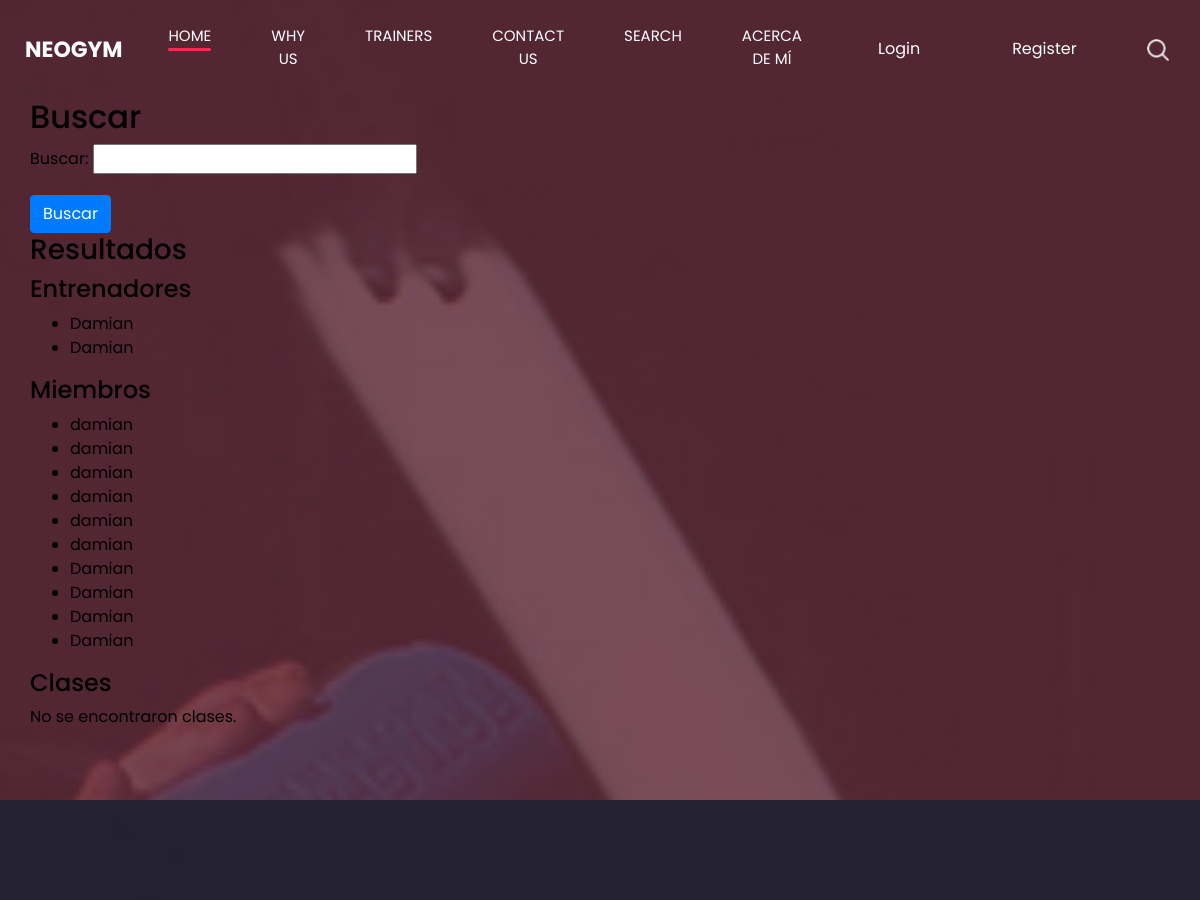
/search/ (upper part), run on an earlier commit of the app's database.
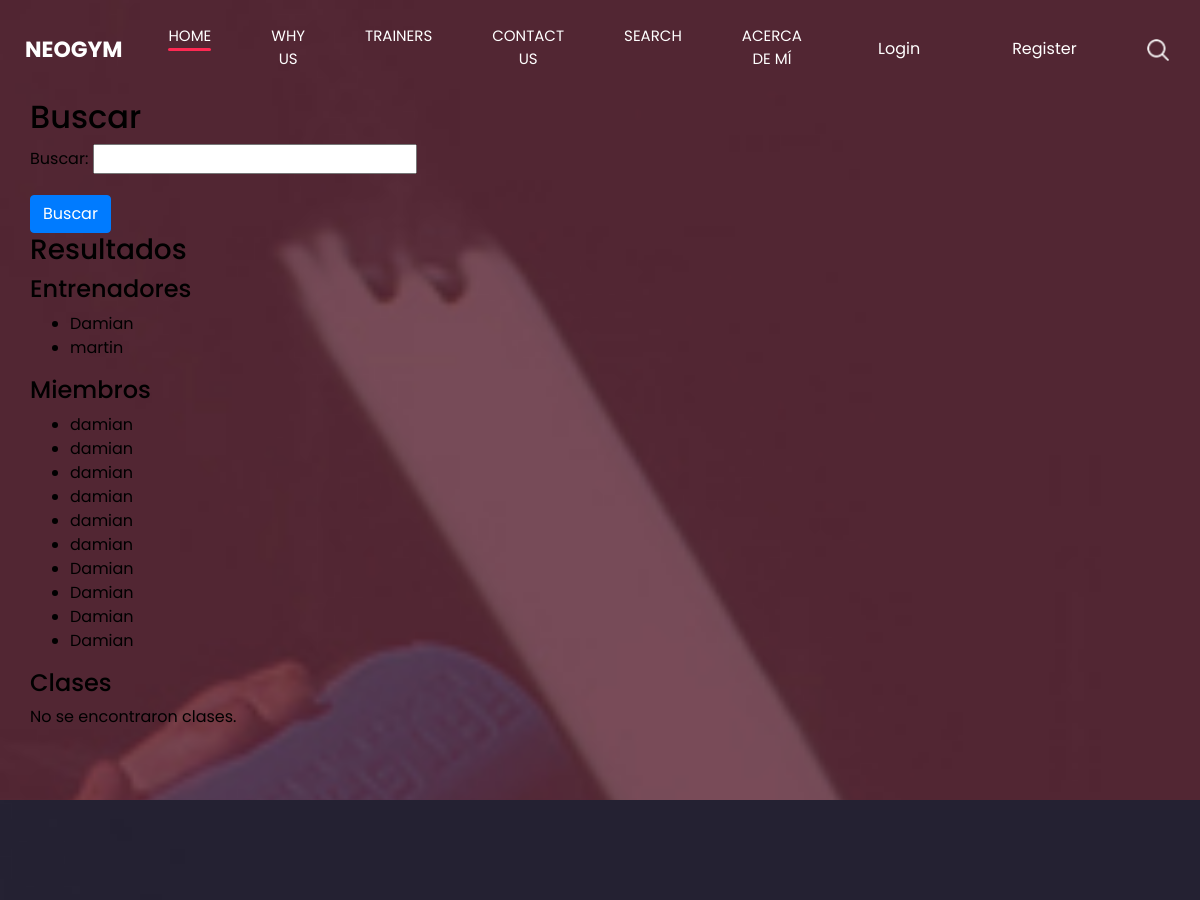
And on a later commit of the database.
### main/models.py (models this page shows, shortened)
class Trainer(models.Model):
    nombre = models.CharField(max_length=100)
    experiencia_anios = models.IntegerField()

class Member(models.Model):
    nombre = models.CharField(max_length=100)
    email = models.EmailField()
    telefono = models.CharField(max_length=20)
    mensaje = models.TextField()

### main/views.py (the view)
# urls.py: path('search/', main_views.search, name='search'),
def search(request):
    form = SearchForm(request.GET or None)
    trainers = Trainer.objects.all()
    members = Member.objects.all()
    classes = Class.objects.all()
    if form.is_valid():
        query = form.cleaned_data.get('search_query')
        if query:
            trainers = trainers.filter(nombre__icontains=query)
            members = members.filter(nombre__icontains=query)
            classes = classes.filter(titulo__icontains=query)
    context = {
        'form': form,
        'trainers': trainers,
        'members': members,
        'classes': classes
    }
    return render(request, 'main/search.html', context)

### main/forms.py
class SearchForm(forms.Form):
    search_query = forms.CharField(max_length=100, required=False, label='Buscar')

### main/templates/main/search.html (shortened to what this page needs)
{% extends 'main/index.html' %}
{% block content %}
<div class="container">
    <h2>Buscar</h2>
    <form method="GET" action="{% url 'search' %}">
        {{ form.as_p }}
        <button type="submit" class="btn btn-primary">Buscar</button>
    </form>
    <h3>Resultados</h3>
    <h4>Entrenadores</h4>
    {% if trainers %}
        <ul>
            {% for trainer in trainers %}
                <li>{{ trainer.nombre }}</li>
            {% endfor %}
        </ul>
    {% else %}
        <p>No se encontraron entrenadores.</p>
    {% endif %}
    <h4>Miembros</h4>
    {% if members %}
        <ul>
            {% for member in members %}
                <li>{{ member.nombre }}</li>
            {% endfor %}
        </ul>
    {% else %}
        <p>No se encontraron miembros.</p>
    {% endif %}
    <h4>Clases</h4>
    {% if classes %}
        <ul>
            {% for clase in classes %}
                <li>{{ clase.titulo }}</li>
            {% endfor %}
        </ul>
    {% else %}
        <p>No se encontraron clases.</p>
    {% endif %}
</div>
{% endblock %}

What changed in the data, as far as the page shows it:
removed Trainer: nombre "Damian"
added Trainer: nombre "martin"
